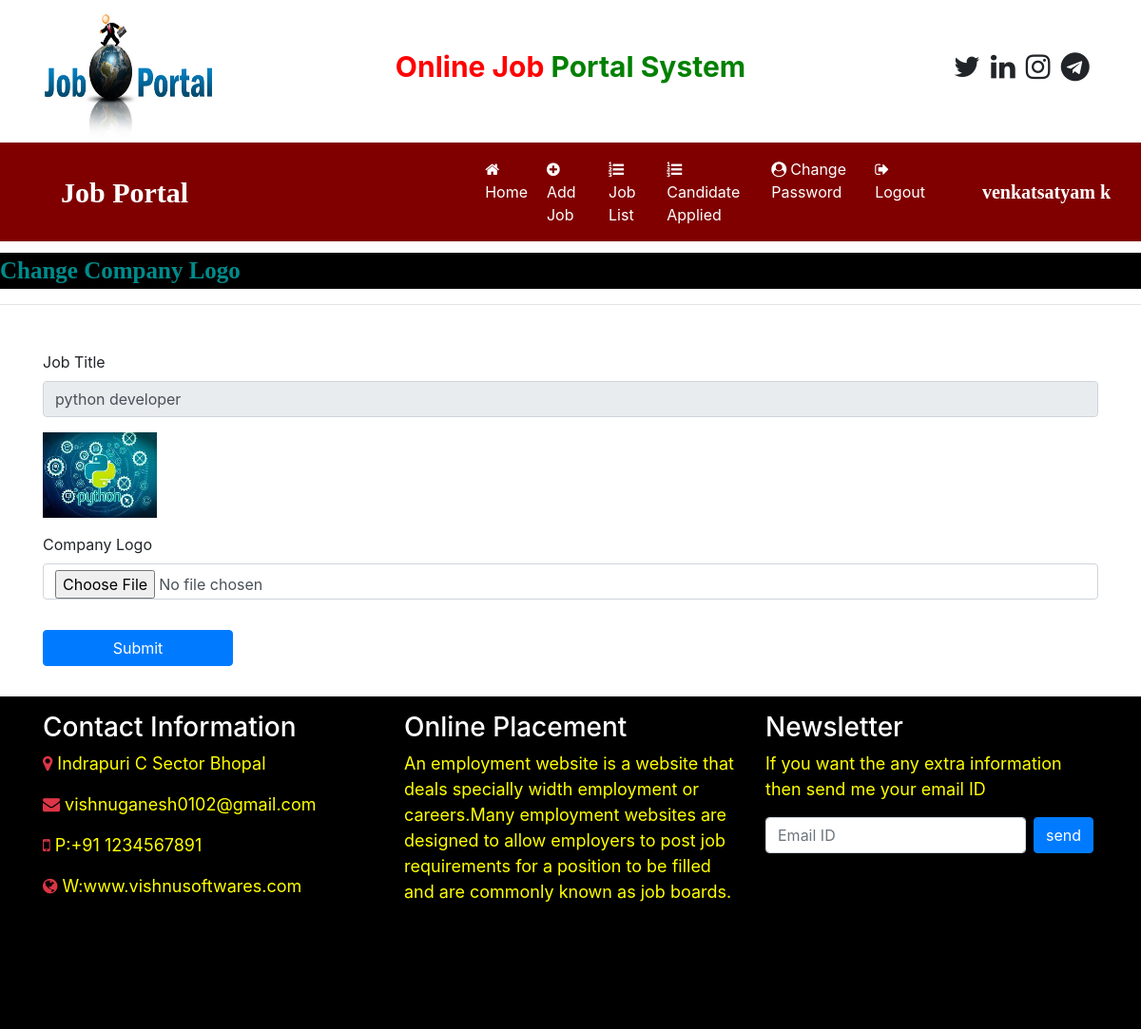
The app's page /change_companylogo/1 (signed in) with its own data.
### job/models.py (models this page shows, shortened)
class Job(models.Model):
    recruiter = models.ForeignKey(Recruiter, on_delete=models.CASCADE)
    start_date = models.DateField()
    end_date = models.DateField()
    title = models.CharField(max_length=100)
    salary = models.FloatField(max_length=20)
    image = models.FileField()
    description = models.CharField(max_length=300 )
    experience = models.CharField(max_length=50)
    location = models.CharField(max_length=100 )
    skills = models.CharField(max_length=100)
    creationdate = models.DateField()

### job/views.py (the view, shortened to what this page needs)
# urls.py: path('change_companylogo/<int:pid>',change_companylogo,name="change_companylogo"),
def change_companylogo(request,pid):
    if not request.user.is_authenticated:
        return redirect('recruiter_login')
    error=""
    job = Job.objects.get(id=pid)
    d={'error':error, 'job':job}
    return render(request, 'change_companylogo.html',d)

### job/templates/change_companylogo.html (shortened to what this page needs)
{% load static %}
{% block body %}
{% include 'recruiter_navigation.html' %}
<marquee style="font-family: 'Monotype Corsiva'; font-size: 25px; color: darkcyan; background-color: black; font-weight: bold; margin-top: 1%;">
    Change Company Logo
</marquee>
<hr>
<form class="container mt-5"  method="post" enctype="multipart/form-data">
    <div class="form-row">
        <div class="form-group col-md-12" >
            <label>Job Title</label>
            <input type="text" class="form-control" readonly name="jobtitle" value="{{job.title}}" required>
        </div>
    </div>
    <div class="form-row">
        <div class="form-group col-md-12" >
            <img src="{{job.image.url}}" width="120" height="90" >
        </div>
    </div>
    <div class="form-row">
        <div class="form-group col-md-12" >
            <label>Company Logo</label>
            <input type="file" class="form-control" name="logo"  required>
        </div>
    </div>
    <input type="submit" value="Submit" class="btn btn-primary my-3" style="width:200px;">
</form>
{% include 'footer.html' %}
{% endblock %}

### job/templates/recruiter_navigation.html (shortened to what this page needs)
<!DOCTYPE html>
<html>
    <head>
        {% load static %}
  <link rel="stylesheet" href="https://cdn.jsdelivr.net/npm/bootstrap@4.6.2/dist/css/bootstrap.min.css">
  <link rel="stylesheet" href="https://cdnjs.cloudflare.com/ajax/libs/font-awesome/4.7.0/css/font-awesome.min.css">
</head>
    <body>
        <div class="container">
            <div class="row">
                <div class="col-sm-3">
                    <img src="{% static 'images/job1.png' %}" style="width:180px ;height:150px";>
                </div>
                <div class="col-sm-6 mt-5 text-center">
                    <span style="font-weight: bold; font-size: 30px; ">
                        <span style="color:red">Online Job</span>
                        <span style="color:green">Portal System</span>
                    </span>
                </div>
                <div class="col-sm-3 mt-5" style="padding-left: 10%">
                    <span style="font-weight: bold; font-size:30px";>
                       <span>  <i class="fa fa-twitter pl-1"></i> </span>
                       <span>  <i class="fa fa-linkedin pl-1"></i> </span>
                       <span>  <i class="fa fa-instagram pl-1"></i> </span>
                       <span>  <i class="fa fa-telegram pl-1"></i> </span>
                    </span>
                </div>
            </div>
        </div>
        <nav class="navbar navbar-expand-sm" style="background-color: maroon;">
            <a class="navbar-brand text-white  pl-5 font-weight-bold " style="font-family: 'Monotype Corsiva'; font-size: 30px;">Job Portal</a>
            <ul class="navbar-nav">
                <li class="nav-item">
                    <a class="nav-link" href="{% url 'recruiter_home' %}" style="margin-left: 288px;"><i class="fa fa-home mr-1"></i>Home</a>
                </li>
                <li class="nav-item">
                    <a class="nav-link" href="{% url 'add_job' %}"><i class="fa fa-plus-circle mr-1"></i> Add Job</a>
                </li>
                <li class="nav-item">
                    <a class="nav-link" href="{% url 'job_list'  %}"><i class="fa fa-list-ol mr-1"></i>Job List</a>
                </li>
                <li class="nav-item">
                    <a class="nav-link" href="{% url 'applied_candidatelist' %}"><i class="fa fa-list-ol mr-1"></i>Candidate Applied</a>
                </li>
                <li class="nav-item">
                    <a class="nav-link" href="{% url 'change_passwordrecruiter' %}"><i class="fa fa-user-circle mr-1"></i>Change Password</a>
                </li>
                <li class="nav-item">
                    <a class="nav-link" href="{% url 'Logout' %}"><i class="fa fa-sign-out mr-1"></i>Logout</a>
                </li>
            </ul>
            <a class="navbar-brand text-white  pl-5 font-weight-bold " style="font-family: 'Monotype Corsiva'; font-size: 20px;">{{request.user.first_name}} {{request.user.last_name}}</a>
        </nav>
    </body>
</html>

### job/templates/recruiter_navigation.html (style rules this page uses)
.nav-link { color:white !important; margin-right:4px; }

### records on screen
Job: jobtitle "python developer", image (picture)

### other values on screen
{{ request.user.first_name }} "venkatsatyam"
{{ request.user.last_name }} "k"
